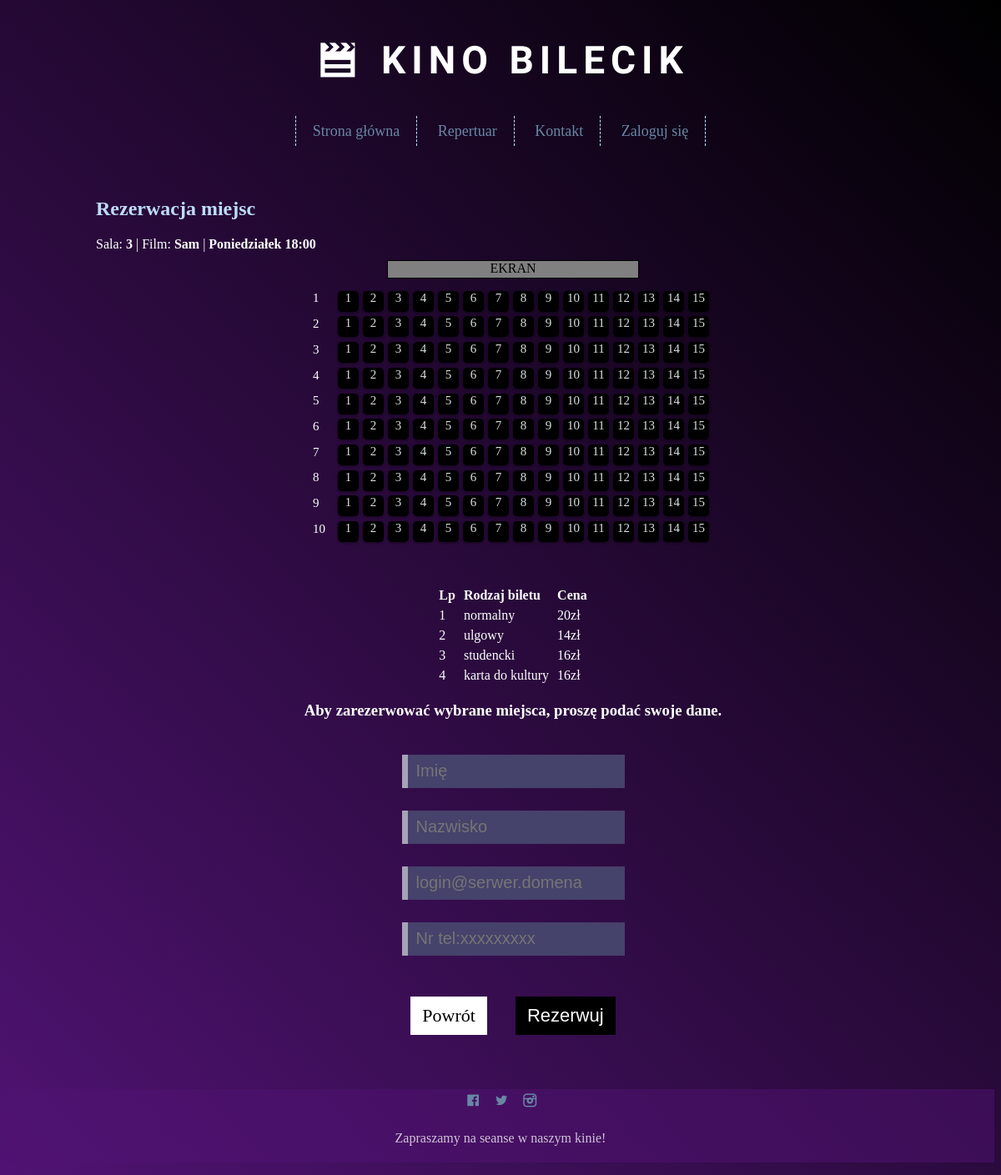
Screenshot of /wybor.php?id_seans=20 with the database file from the repository.
### tables this page shows
CREATE TABLE "seanse" (
	`id_seans`	INTEGER,
	`title`	TEXT,
	`day`	INTEGER,
	`time`	time,
	`id_room`	INTEGER,
	`cover`	TEXT,
	`description`	TEXT,
	`movie_time`	TEXT,
	PRIMARY KEY(`id_seans`)
);

CREATE TABLE `pricelist` (
	`id_tic`	INTEGER PRIMARY KEY AUTOINCREMENT,
	`type`	TEXT NOT NULL UNIQUE,
	`price`	INTEGER
);

### wybor.php (the view, shortened to what this page needs)
<!DOCTYPE html>
<html>
  <head>
          <link rel="stylesheet" href="assets/css/style.css" />
<link rel="stylesheet" href="assets/css/fontello/fontello.css" />            <link href="https://fonts.googleapis.com/css?family=Lato:400,900|Raleway:400,900|Shadows+Into+Light&amp;subset=latin-ext" rel="stylesheet" />
  </head>
  <body>
     <header>
        <h1 class="logo"
><i class="icon-video-2"></i> Kino Bilecik</h1>
        <nav id="topnav">
          <ul class="menu">
            <li><a href="index.php">Strona główna</a></li>
            <li><a href="repertuar.php">Repertuar</a></li>
            <li><a href="kontakt.php">Kontakt</a></li>
            <li><a href="<?php if (!isset($_SESSION['user'])) {
              print 'logowanie.php">Zaloguj się</a></li>';
            } elseif (isset($_SESSION['isAdmin'])) {
              print 'panel.php">Panel Administratora</a></li>';
            } else {
              print 'panel.php">Panel Użytkownika</a></li>';} ?>
          </ul>
        </nav>
     </header>
     <div class="content">
     <main>
      <header>
        <h2>Rezerwacja miejsc</h2>
      </header>
             <?php
                $db = new PDO('sqlite:bazakina.db');
                $query = "SELECT max(id_seans) from seanse";
                $max = $db->query($query)->fetch();
                if(isset($_GET['id_seans']) && (($_GET['id_seans']) > 0 && ($_GET['id_seans']) <= $max[0])){
                      $id_seans = $_GET['id_seans'];
                      $query2 = "select * from SEANSE where ID_SEANS = $id_seans";
                      $inf_query = $db->query($query2)->fetch();
                      $query3 = "select * from SALE where ID_ROOM = (select ID_ROOM from SEANSE where ID_SEANS = $id_seans)";
                      $s_query = $db->query($query3)->fetch();
                      $day = $inf_query['day'];
                      $day_array = array(1=>'Poniedziałek', 'Wtorek', 'Środa', 'Czwartek', 'Piątek', 'Sobota', 'Niedziela');
                      $day_string = $day_array[$day];
            ?>
        <div id="top_sala">
                <?php
                  print ' Sala: <b>'.$inf_query['id_room'].'</b>';
                  print ' | Film: <b>'.$inf_query['title'].'</b>';
                  print ' | <b>'.$day_string.'</b>';
                  print ' <b>'.$inf_query['time'].'</b>';
                ?>
        </div>
        <div class="form">
            <div class="sala">
                <div id="ekran">EKRAN</div>
                <?php
                   print '<form action="rezerwacja.php" method="post"><input type="hidden" name="go" value="res"><input type="hidden" name="id_seans" value="'.$id_seans.'">';
                    for ($i = 1; $i <= $s_query['rows_number']; $i++){
                      print '<div id="lp">'.$i.'</div>';
                        for ($l = 1; $l <= $s_query['seats_per_row']; $l++){
                            $q = "SELECT id_res from reservations where row = $i and seat = $l and id_seans = $id_seans";
                            $qu = $db->query($q);
                            $qq = $qu->fetch();
                              if ($qq != NULL){
                                print '<input type="checkbox" id="'.$i.$l.'" name="s[]" value="'.$i.'v'.$l.'" disabled><label for="'.$i.$l.'"><span>'.$l.'</span></label>';
                              }
                               else{
                                 print '<input type="checkbox" id="'.$i.$l.'" name="s[]" value="'.$i.'v'.$l.'" /><label for="'.$i.$l.'"><span>'.$l.'</span></label>';
                               }
                        }
                    }
                ?>
            </div>
            <?php
            $db = new PDO('sqlite:bazakina.db');
              $price_query = ($db->query("select * from pricelist"));
              print '<center><table><tr><th>Lp</th><th>Rodzaj biletu</th><th>Cena</th></tr>';
              while ($r = $price_query->fetch()){
                print'<tr><td>'.$r['id_tic'].'</td><td>'.$r['type'].'</td><td>'.$r['price'].'</td></tr>';
              }
              print '</table></center>';
          ?>
            <div class="dane">
                <h3>Aby zarezerwować wybrane miejsca, proszę podać swoje dane.</h3><br>
                <input type="text" name="name" required placeholder="Imię" pattern="[A-ZĄĘŹŻŚÓĆŃŁ ]{1}[a-ząęźżśóćńł]*" title="Imię musi rozpoczynać się wielką literą"><br /><br />
                <input type="text" name="surname" required placeholder="Nazwisko" pattern="[A-ZĄĘŹŻŚÓĆŃŁ]{1}[a-ząęźżśóćńł\-]*[A-ZĄĘŹŻŚÓĆŃŁa-ząęźżśóćńł]*" title="Nazwisko musi rozpoczynać się wielką literą"><br /><br />
                 <input type="email" name="email" required placeholder="login@serwer.domena" pattern="[a-z0-9\._%+-]+@[a-z0-9]+\.[a-z]{2,4}$" /><br />
                <br /> <input type="text" name="tel" required  maxlength="9" placeholder="Nr tel:xxxxxxxxx" pattern="[0-9]{9}"/><br />
            </div>
            <div id="footer_sala">
                <a href="repertuar.php" class="button">Powrót</a>
                <input class="btn" type="submit" value="Rezerwuj"></form></div>
            </div>
            <?php
                }
                else {
                   print '<p><b>Błąd, nie ma takiego seansu!</b></p>';
                   print '<p><u><a href="index.php" title="kliknij, aby wrócić">Powrót do strony głównej</a></u></p>';
                }
            ?>
        </div>
    <footer>
      <div class="socials">
            <div class="fb">
              <i class="icon-facebook-official"></i>
            </div>
            <div class="tw">
              <i class="icon-twitter"></i>
            </div>
            <div class="insta">
              <i class="icon-instagram"></i>
            </div>
      </div>
      <div class="info">
Zapraszamy na seanse w naszym kinie!
      </div>
    </footer>
  </body>
</html>

### css/style.css (style rules this page uses)
body { background: rgb(80,19,115); background: linear-gradient(45deg, rgba(80,19,115,1) 0%, rgba(0,0,0,1) 100%) !important; color: #fff; }
header { margin-right: auto; margin-left: auto; }
h1.logo { color: #ffffff; font-size: 46px; font-weight: 400px; font-family: 'Shadows Into Light', cursive; text-align: center; letter-spacing: 7px; text-transform: uppercase; margin-top: 30px; margin-bottom: 30px; padding-top: 15px; }
nav { text-align: center; }
.menu { list-style-type: none; margin: 0; padding: 10px; font-size: 18px; min-height: 38px; line-height: 200%; }
.menu > li { display: inline-block; padding-left: 20px; padding-right: 20px; border-right: 1px dashed #BEDCFA; }
.menu > li:first-child { border-left: 1px dashed #BEDCFA; }
.menu a { text-decoration: none; color: #6987A5; display: block; }
.content { width: 1000px; margin-right: auto; margin-left: auto; }
main { margin-top: 15px; margin-left: auto; margin-right: auto; min-height: 400px; width: 1000px; padding: 15px; }
footer { margin-top: 15px; margin-bottom: 15px; background-color: rgba(80,19,115,0.5); color: #6987A5; text-align: center; }
h2 { color: #BEDCFA; }
.info { margin-right: auto; margin-left: auto; text-align: center; padding-top: 20px; padding-bottom: 20px; color: rgba(255,255,255,0.75); }
span { font-size: 16px; margin: 0 2px 0 2px; justify-content: center; }
.socials { margin-left: 55px; margin-right: 55px; }
.fb { padding: 5px; width: 20px; height: 20px; display: inline-block; }
.tw { padding: 5px; width: 20px; height: 20px; display: inline-block; }
.insta { padding: 5px; width: 20px; height: 20px; display: inline-block; }
form { display: block; }
#ekran { width: 300px; height: 20px; background-color: gray; text-align: center; color: black; margin-left: auto; margin-right: auto; margin-bottom: 10px; margin-top: 10px; border: 1px solid black; }
.sala { width: 600px; margin-left: auto; margin-right: auto; text-align: center; margin-bottom: 50px; }
.dane { width: 600px; margin-left: auto; margin-right: auto; text-align: center; }
input[type="checkbox"] + label { color: #D8DFDC; text-align: center; }
input[type="checkbox"] + label span { display:inline-block; width:25px; height:25px; font-size: 15px; margin: 5px 5px 0 0; vertical-align: middle; background-color: #000000; cursor:pointer; box-shadow: 0px 1px 3px rgba(0,0,0,0.5); border-radius: 20%; }
#lp { width:25px; height:25px; font-size: 15px; text-align: left; margin: 5px 5px 0 0; display: inline-block; }
a.button { -webkit-appearance: button; -moz-appearance: button; -ms-appearance: button; appearance: button; text-decoration: none; border: none; color: #000000; background: #fff; font-size: 22px; cursor: pointer; padding: 10px 14px; margin: 15px; transition: background 2s, color 2s; }
.button { -webkit-appearance: button; -moz-appearance: button; -ms-appearance: button; appearance: button; display: inline-flex; font-size: 16px; font-weight: normal; font-style: normal; }
#footer_sala { width: 600px; margin-bottom: 20px; margin-top: 30px; margin-left: auto; margin-right: auto; text-align: center; }
input[type="text"] { background: #45426B; border: none; border-left: 7px solid #A4A3B7; font-size: 20px; padding: 10px; width:40%; height: 20px; margin-bottom: 4px; margin-top: 5px; transition: background 2s, border-left 2s; }
input[type="email"] { background: #45426B; border: none; border-left: 7px solid #A4A3B7; font-size: 20px; padding: 10px; width:40%; height: 20px; margin-bottom: 4px; margin-top: 5px; transition: background 2s, border-left 2s; }
input.btn { border: none; background: #000000; color: #fff; cursor: pointer; font-size: 22px; padding: 10px 14px; margin: 15px; transition: background 2s, color 2s; }
td, th { padding: 2px 4px; text-align: left; }

### rows the page displays
seanse: id_room "3", title "Sam", day "Poniedziałek", time "18:00"
pricelist: id_tic "1", type "normalny", price "20zł"
pricelist: id_tic "2", type "ulgowy", price "14zł"
pricelist: id_tic "3", type "studencki", price "16zł"
pricelist: id_tic "4", type "karta do kultury", price "16zł"
